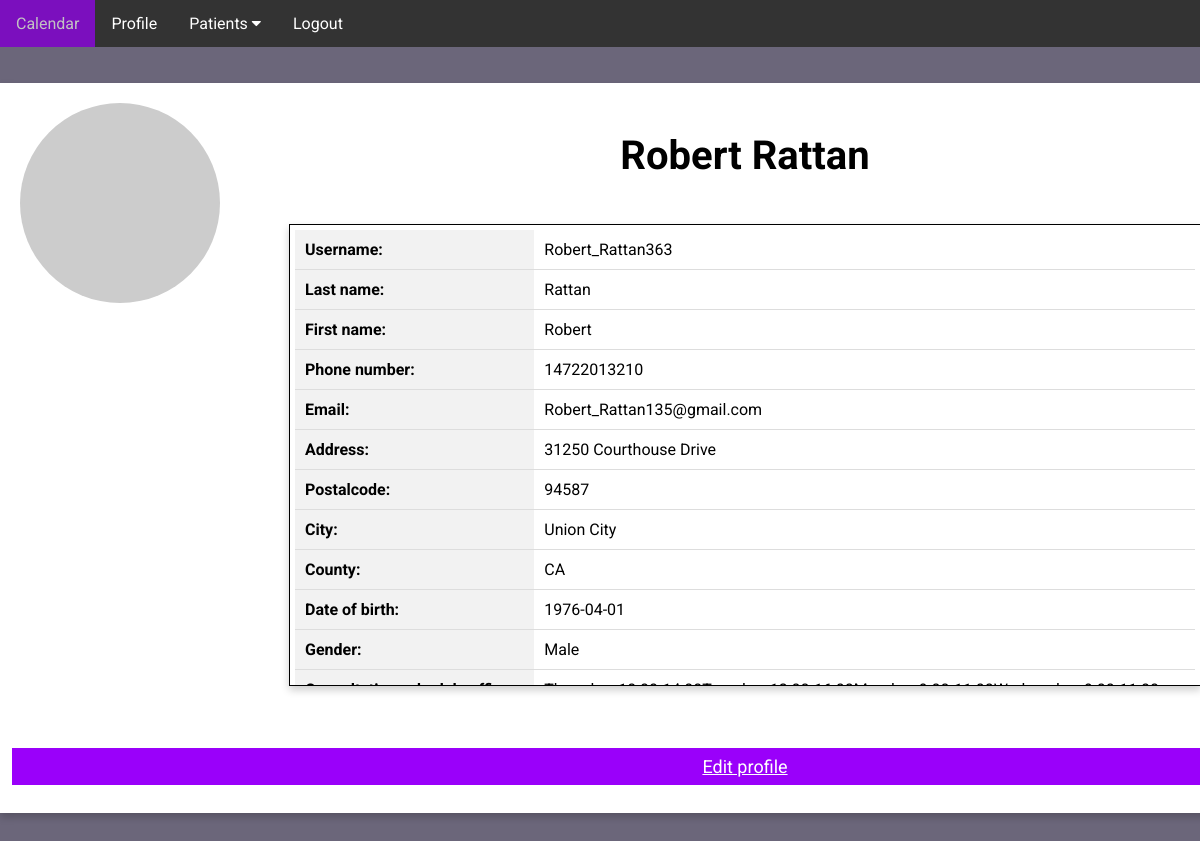
/medic-profile (signed in), run on the app's committed database.
### app/domain/entities.py (models this page shows, shortened)
class Doctor(db.Model):
    __tablename__ = "doctor"
    id = db.Column(db.Integer, primary_key=True)
    username = db.Column(db.String(64), index=True, unique=True)
    first_name = db.Column(db.String(64), index=True)
    last_name = db.Column(db.String(64), index=True)
    phone_number = db.Column(db.Integer, index=True, unique=True)
    email = db.Column(db.String(128), index=True, unique=True)
    address = db.Column(db.String(256), index=True)
    postalcode = db.Column(db.String(256), index=True)
    city = db.Column(db.String(256), index=True)
    state = db.Column(db.String(256), index=True)
    birth_date = db.Column(db.String(128), index=True)
    gender = db.Column(db.String(8), index=True)
    consultation_schedule_office = db.Column(db.String(128), index=True)
    consultation_schedule_away = db.Column(db.String(128), index=True)
    assistants_schedule = db.Column(db.String(128), index=True)
    password_hash = db.Column(db.String(256), index=True)
    medical_proof = db.Column(db.String(256))
    profile_picture = db.Column(db.String(256))
    patients = db.relationship('Patient', backref='doctor')
    consultations = db.relationship('Consultation', backref='doctor')
    @property
    def number_of_patients(self):
        return len(self.patients)
    def avatar(self, size):
        digest = md5(self.email.lower().encode('utf-8')).hexdigest()
        return 'https://www.gravatar.com/avatar/{}?d=identicon&s={}'.format(
            digest, size)

### app/ui/ui.py (the view)
    @staticmethod
    @app.route('/medic-profile')
    def medic_profile():
        if "doctor" not in service.session:
            return redirect(url_for('home'))
        doctor = service.get_doctor_by_id(service.session['doctor'])
        return render_template('medic-profile.html', doctor=doctor)

### app/repository/database.py (called while the page is built)
    def find_doctor_by_id(self, doctor_id):
        doctor = self.db.session.get(Doctor, doctor_id)
        if doctor is None:
            raise ValueError("Doctor not found")
        return doctor

### app/service/service.py (called while the page is built)
    def get_doctor_by_id(self, doctor_id):
        return self.db.find_doctor_by_id(doctor_id)

### app/ui/ui.py (called while the page is built)
    @staticmethod
    @app.before_request
    def before_request():
        flask.session.permanent = True
        app.permanent_session_lifetime = datetime.timedelta(minutes=5)
        flask.session.modified = True

### app/templates/medic-profile.html (shortened to what this page needs)
<!DOCTYPE html>
<html lang="en">
<head>
    <link rel="stylesheet" href="../static/main-style.css">
    <link rel="stylesheet" href="https://cdnjs.cloudflare.com/ajax/libs/font-awesome/4.7.0/css/font-awesome.min.css">
</head>
<body>
    <section class="header">
            <div class="navbar">
                <a href="/medic-home">Calendar</a>
                <a href="/medic-profile">Profile</a>
                <div class="dropdown">
                    <button class="dropbtn">Patients
                        <i class="fa fa-caret-down"></i>
                    </button>
                </div>
                <a href="{{ url_for('logout') }}">Logout</a>
            </div>
            <div class="main-box">
                {% if doctor.profile_picture==None %}
                    <img src="{{ doctor.avatar(128) }}" class="profile-img" alt="{{ doctor.username }}">
                {% else %}
                    <img src="../static/files/profile_picture_doctor/{{doctor.profile_picture}}" class="profile-img" alt="{{ doctor.username }}">
                {% endif %}
                  <h1 class="name">{{doctor.first_name}} {{doctor.last_name}}</h1>
                  <div class="profile-box">
                    <table class="medic-table">
                        <tr>
                            <th>Username:</th>
                            <td>{{doctor.username}}</td>
                        </tr>
                        <tr>
                            <th>Last name:</th>
                            <td>{{doctor.last_name}}</td>
                        </tr>
                        <tr>
                            <th>First name:</th>
                            <td>{{doctor.first_name}}</td>
                        </tr>
                        <tr>
                            <th>Phone number:</th>
                            <td>{{doctor.phone_number}}</td>
                        </tr>
                        <tr>
                            <th>Email:</th>
                            <td>{{doctor.email}}</td>
                        </tr>
                        <tr>
                            <th>Address:</th>
                            <td>{{doctor.address}}</td>
                        </tr>
                        <tr>
                            <th>Postalcode:</th>
                            <td>{{doctor.postalcode}}</td>
                        </tr>
                        <tr>
                            <th>City:</th>
                            <td>{{doctor.city}}</td>
                        </tr>
                        <tr>
                            <th>County:</th>
                            <td>{{doctor.state}}</td>
                        </tr>
                        <tr>
                            <th>Date of birth:</th>
                            <td>{{doctor.birth_date}}</td>
                        </tr>
                        <tr>
                            <th>Gender:</th>
                            <td>{{doctor.gender}}</td>
                        </tr>
                        <tr>
                            <th>Consultation schedule office:</th>
                            <td>{{doctor.consultation_schedule_office}}</td>
                        </tr>
                    </table>
                  </div>
                  <p><a href="/edit-medic" class="contact-btn">Edit profile</a></p>
            </div>
    </section>
</body>
</html>

### app/static/main-style.css (style rules this page uses)
* { margin: 0; padding: 0; font-family: 'Roboto', sans-serif; }
.header { min-height: 100vh; width: 100%; background-color:#6b667a; background-position: center; background-size: cover; position: relative; overflow: auto; }
.navbar { overflow: auto; background-color: #333; font-family: Arial; }
.navbar a { left: 80px; float: left; font-size: 16px; color: white; text-align: center; padding: 14px 16px; text-decoration: none; }
.dropdown { float: left; overflow: hidden; }
.dropdown .dropbtn { font-size: 16px; border: none; outline: none; color: white; padding: 14px 16px; background-color: inherit; font-family: inherit; margin: 0; }
.main-box { box-shadow: 0 4px 8px 0 rgba(0, 0, 0, 0.2); width: 1480px; height: 720px; position: relative; margin: 3% auto; background: #fff; padding: 5px; text-align: center; }
.name { margin: 3% auto; font-size: 40px; }
.contact-btn { position: relative; top: 18px; border: none; outline: 0; display: inline-block; padding: 8px; color: white; background-color: #9A00FA; text-align: center; cursor: pointer; width: 98%; font-size: 18px; }
.profile-img { width: 200px; position: absolute; top: 20px; left: 20px; border-radius: 50%; }
.profile-box { width: 900px; height: 450px; border: 1px solid #000; box-shadow: 0 4px 8px 0 rgba(0, 0, 0, 0.2); position: relative; margin: 3% auto; background: #fff; padding: 5px; overflow: auto; text-align: center; }
.medic-table { width: 100%; border-collapse: collapse; margin-bottom: 20px; }
.medic-table th, .medic-table td { padding: 10px; text-align: left; border-bottom: 1px solid #ddd; }
.medic-table th { background-color: #f2f2f2; font-weight: bold; }

### data on the page
Doctor: first_name "Robert", last_name "Rattan", username "Robert_Rattan363", phone_number "14722013210", email "Robert_Rattan135@gmail.com", address "31250 Courthouse Drive", postalcode "94587", city "Union City", state "CA", birth_date "1976-04-01", gender "Male"
